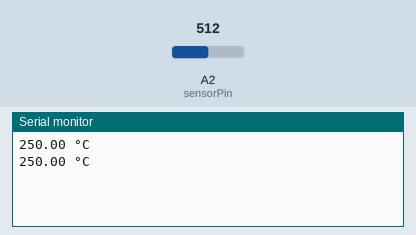
A sketch run on a simulated Arduino Uno, built with avr-gcc and run on an emulated ATmega328P. Parts: the last lines printed to the serial monitor. The inputs (shaded band) are chosen by the test bench; at power-on: A2 (sensorPin) = 512.

Above: at 1.8 s.
1.9 s: A2 (sensorPin) set to 716
At 2.6 s:
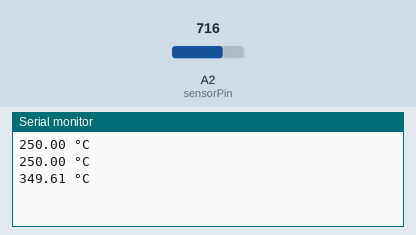
3.4 s: A2 (sensorPin) set to 900
At 4.8 s:
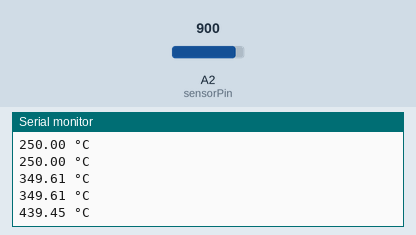
Timing chart, 0 to 6.4 s (numbered marks = the images above; inputs shaded):
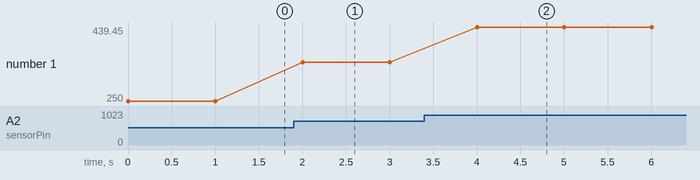

The sketch:

Task1b_Serial_Data_Test.ino
```cpp
#define sensorPin A2

void setup() {
   // initialize serial communication at 9600 bits per second:
  Serial.begin(9600);
  //analogReference(INTERNAL);

}

void loop() {
  // Convert the analog reading (which goes from 0 - 1023) to a voltage (0 - 5V):
  // get the temperature and convert it to celsius


float reading = analogRead(sensorPin);
float voltage = reading * 5.0 / 1024.0;
float temp = voltage * 100 ;

 // print out the value you read:
 Serial.print(temp);

 Serial.print(" \xC2\xB0");
 // print out the value you read, and skip next line
 Serial.println("C");
 delay(1000);
}
```

Measured:
- after the input at 1.9 s, the serial monitor: prints a new line after 0.10 s (image 1)
- after the input at 3.4 s, the serial monitor: prints a new line after 0.60 s (image 2)
- plotted number 1: 250 → 349.61 after the input at 1.9 s, 349.61 → 439.45 after the input at 3.4 s
